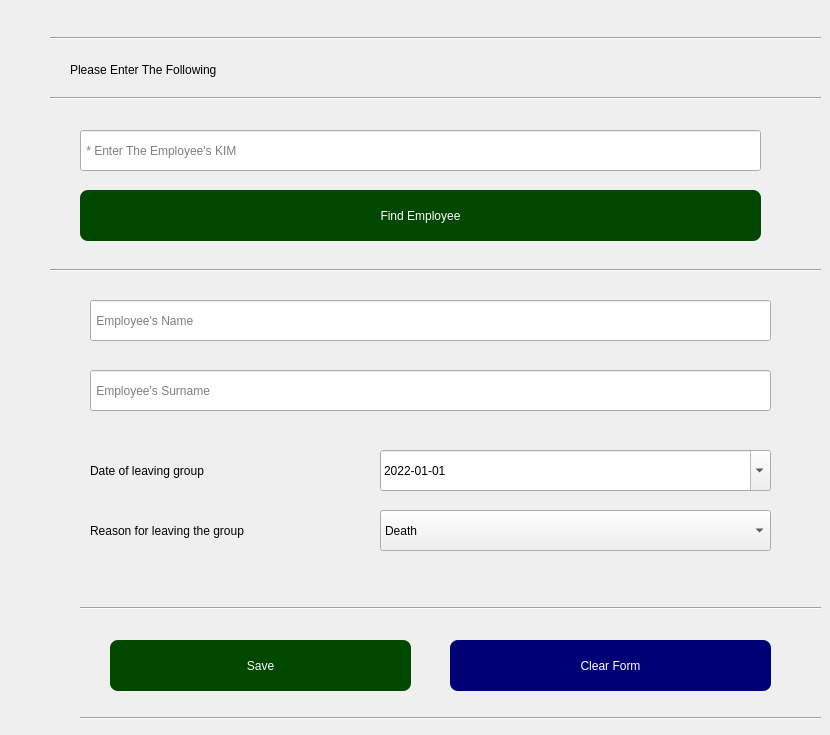
           <widget class="QWidget" name="tab_3">
            <attribute name="title">
             <string>Terminate Employee</string>
            </attribute>
            <widget class="QLabel" name="label_10">
             <property name="geometry">
              <rect>
               <x>70</x>
               <y>50</y>
               <width>301</width>
               <height>40</height>
              </rect>
             </property>
             <property name="styleSheet">
              <string notr="true">
font: 16pt &quot;Berlin Sans FB&quot;;</string>
             </property>
             <property name="text">
              <string>Please Enter The Following</string>
             </property>
            </widget>
            <widget class="Line" name="line_18">
             <property name="geometry">
              <rect>
               <x>50</x>
               <y>30</y>
               <width>771</width>
               <height>16</height>
              </rect>
             </property>
             <property name="orientation">
              <enum>Qt::Horizontal</enum>
             </property>
            </widget>
            <widget class="Line" name="line_19">
             <property name="geometry">
              <rect>
               <x>50</x>
               <y>90</y>
               <width>771</width>
               <height>16</height>
              </rect>
             </property>
             <property name="orientation">
              <enum>Qt::Horizontal</enum>
             </property>
            </widget>
            <widget class="QLineEdit" name="kim_3">
             <property name="geometry">
              <rect>
               <x>80</x>
               <y>130</y>
               <width>681</width>
               <height>41</height>
              </rect>
             </property>
             <property name="dragEnabled">
              <bool>true</bool>
             </property>
             <property name="placeholderText">
              <string> * Enter The Employee's KIM</string>
             </property>
             <property name="clearButtonEnabled">
              <bool>true</bool>
             </property>
            </widget>
            <widget class="QPushButton" name="search_2">
             <property name="geometry">
              <rect>
               <x>80</x>
               <y>190</y>
               <width>681</width>
               <height>51</height>
              </rect>
             </property>
             <property name="styleSheet">
              <string notr="true">background-color: rgb(0, 71, 0);
color: rgb(255, 255, 255);
border-radius:8px;</string>
             </property>
             <property name="text">
              <string>Find Employee</string>
             </property>
             <property name="checkable">
              <bool>true</bool>
             </property>
             <property name="autoRepeat">
              <bool>true</bool>
             </property>
             <property name="autoDefault">
              <bool>true</bool>
             </property>
             <property name="flat">
              <bool>true</bool>
             </property>
            </widget>
            <widget class="Line" name="line_20">
             <property name="geometry">
              <rect>
               <x>50</x>
               <y>260</y>
               <width>771</width>
               <height>20</height>
              </rect>
             </property>
             <property name="orientation">
              <enum>Qt::Horizontal</enum>
             </property>
            </widget>
            <widget class="QLineEdit" name="nameText">
             <property name="geometry">
              <rect>
               <x>90</x>
               <y>300</y>
               <width>681</width>
               <height>41</height>
              </rect>
             </property>
             <property name="text">
              <string/>
             </property>
             <property name="dragEnabled">
              <bool>true</bool>
             </property>
             <property name="readOnly">
              <bool>true</bool>
             </property>
             <property name="placeholderText">
              <string> Employee's Name</string>
             </property>
             <property name="clearButtonEnabled">
              <bool>true</bool>
             </property>
            </widget>
            <widget class="QLineEdit" name="surnnameText">
             <property name="geometry">
              <rect>
               <x>90</x>
               <y>370</y>
               <width>681</width>
               <height>41</height>
              </rect>
             </property>
             <property name="text">
              <string/>
             </property>
             <property name="dragEnabled">
              <bool>true</bool>
             </property>
             <property name="readOnly">
              <bool>true</bool>
             </property>
             <property name="placeholderText">
              <string> Employee's Surname</string>
             </property>
             <property name="clearButtonEnabled">
              <bool>true</bool>
             </property>
            </widget>
            <widget class="QDateEdit" name="date_of_leaving">
             <property name="geometry">
              <rect>
               <x>380</x>
               <y>450</y>
               <width>391</width>
               <height>41</height>
              </rect>
             </property>
             <property name="specialValueText">
              <string/>
             </property>
             <property name="displayFormat">
              <string>yyyy-MM-dd</string>
             </property>
             <property name="calendarPopup">
              <bool>true</bool>
             </property>
             <property name="date">
              <date>
               <year>2022</year>
               <month>1</month>
               <day>1</day>
              </date>
             </property>
            </widget>
            <widget class="QLabel" name="date_of_leaving_group">
             <property name="geometry">
              <rect>
               <x>90</x>
               <y>450</y>
               <width>231</width>
               <height>41</height>
              </rect>
             </property>
             <property name="styleSheet">
              <string notr="true">
font: 25 10pt &quot;Calibri Light&quot;;</string>
             </property>
             <property name="text">
              <string>Date of leaving group</string>
             </property>
            </widget>
            <widget class="QLabel" name="date_of_leaving_group_2">
             <property name="geometry">
              <rect>
               <x>90</x>
               <y>510</y>
               <width>281</width>
               <height>41</height>
              </rect>
             </property>
             <property name="styleSheet">
              <string notr="true">
font: 25 10pt &quot;Calibri Light&quot;;</string>
             </property>
             <property name="text">
              <string>Reason for leaving the group</string>
             </property>
            </widget>
            <widget class="QComboBox" name="reason_for_leaving">
             <property name="geometry">
              <rect>
               <x>380</x>
               <y>510</y>
               <width>391</width>
               <height>41</height>
              </rect>
             </property>
             <item>
              <property name="text">
               <string>Death</string>
              </property>
             </item>
             <item>
              <property name="text">
               <string>Retirement</string>
              </property>
             </item>
             <item>
              <property name="text">
               <string>Mutual Agreement</string>
              </property>
             </item>
             <item>
              <property name="text">
               <string>Dismissal/Termination</string>
              </property>
             </item>
             <item>
              <property name="text">
               <string>Selling of Company</string>
              </property>
             </item>
             <item>
              <property name="text">
               <string>Self-Motivated Termination of Contract</string>
              </property>
             </item>
             <item>
              <property name="text">
               <string>Company Driven Termination</string>
              </property>
             </item>
             <item>
              <property name="text">
               <string>SA with Reemployment Promise (Layoffs)</string>
              </property>
             </item>
            </widget>
            <widget class="QPushButton" name="saveButton1">
             <property name="geometry">
              <rect>
               <x>110</x>
               <y>640</y>
               <width>301</width>
               <height>51</height>
              </rect>
             </property>
             <property name="styleSheet">
              <string notr="true">background-color: rgb(0, 71, 0);
color: rgb(255, 255, 255);
border-radius:8px;</string>
             </property>
             <property name="text">
              <string>Save</string>
             </property>
             <property name="checkable">
              <bool>true</bool>
             </property>
            </widget>
            <widget class="Line" name="line_21">
             <property name="geometry">
              <rect>
               <x>80</x>
               <y>600</y>
               <width>741</width>
               <height>16</height>
              </rect>
             </property>
             <property name="orientation">
              <enum>Qt::Horizontal</enum>
             </property>
            </widget>
            <widget class="Line" name="line_22">
             <property name="geometry">
              <rect>
               <x>80</x>
               <y>710</y>
               <width>741</width>
               <height>16</height>
              </rect>
             </property>
             <property name="orientation">
              <enum>Qt::Horizontal</enum>
             </property>
            </widget>
            <widget class="QPushButton" name="clearButton">
             <property name="geometry">
              <rect>
               <x>450</x>
               <y>640</y>
               <width>321</width>
               <height>51</height>
              </rect>
             </property>
             <property name="styleSheet">
              <string notr="true">background-color: rgb(0, 0, 118);
color: rgb(255, 255, 255);
border-radius:8px;</string>
             </property>
             <property name="text">
              <string>Clear Form</string>
             </property>
             <property name="flat">
              <bool>true</bool>
             </property>
            </widget>
           </widget>
